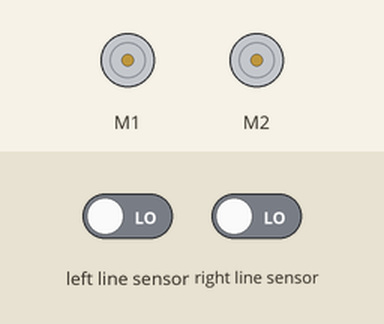
This program was run on a simulated BBC micro:bit (MakeCode). On the bench: 2 × DC motor (green arrow = forward, orange = backward, longer = faster). The test bench sets the inputs (shaded band); at power-on: left line sensor LOW, right line sensor LOW.

Above: at 1.2 s.
1.3 s: left line sensor driven HIGH
At 1.8 s:
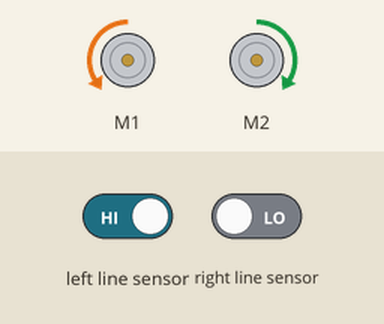
2.8 s: left line sensor driven LOW and right line sensor driven HIGH
At 3.4 s:
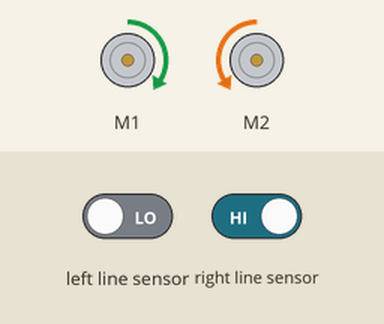
Timing chart, 0 to 5.8 s (numbered marks = the images above; inputs shaded):
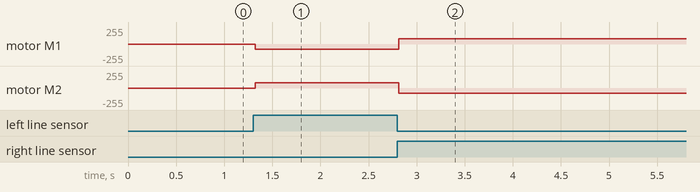

Measured:
- after the input at 1.3 s, motor M1: stopped → backward 76/255 at once; motor M2: stopped → forward 76/255 at once
- after the input at 2.8 s, motor M1: backward 76/255 → forward 76/255 at once; motor M2: forward 76/255 → backward 76/255 at once

The program:

main.ts
```typescript
bitbot.select_model(BBModel.Auto)
basic.forever(function () {
    if (bitbot.readLine(BBLineSensor.Left) == 1) {
        bitbot.rotate(BBRobotDirection.Left, 30)
    } else if (bitbot.readLine(BBLineSensor.Right) == 1) {
        bitbot.rotate(BBRobotDirection.Right, 30)
    } else if (false) {
        bitbot.go(BBDirection.Forward, 40)
    } else {

    }
})
```

test.ts
```typescript
// testene settes inn her; disse vil ikke kompilert så lenge denne pakken blir brukt som en utvidelse.
```
